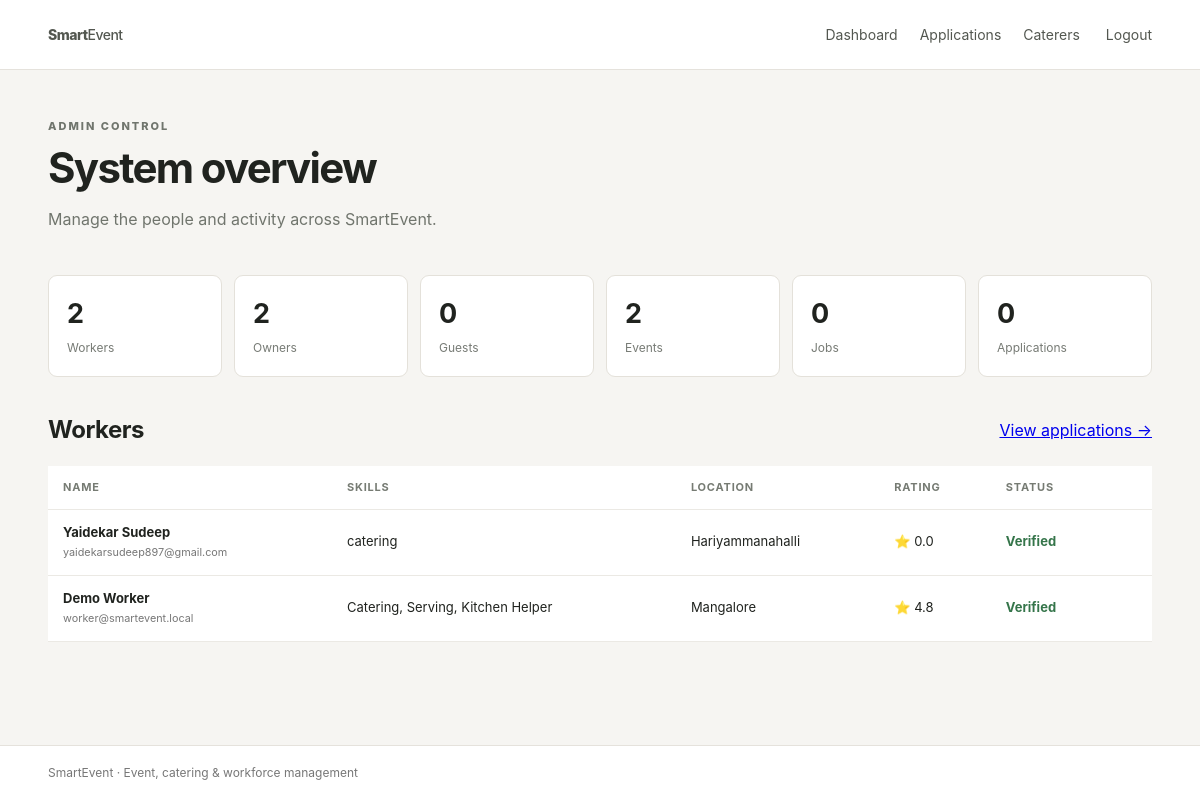
The app's page /dashboard (signed in) with its own data.
### tables this page shows
CREATE TABLE worker_profiles (
        id INTEGER PRIMARY KEY AUTOINCREMENT,
        user_id INTEGER UNIQUE, skills TEXT, experience TEXT,
        availability TEXT, expected_pay REAL DEFAULT 0, rating REAL DEFAULT 0,
        verified INTEGER DEFAULT 0, FOREIGN KEY(user_id) REFERENCES users(id)
    );

CREATE TABLE users (
        id INTEGER PRIMARY KEY AUTOINCREMENT,
        name TEXT NOT NULL, email TEXT UNIQUE NOT NULL,
        password TEXT NOT NULL, role TEXT NOT NULL,
        phone TEXT, location TEXT, created_at TEXT DEFAULT CURRENT_TIMESTAMP
    );

### app.py (the view, shortened to what this page needs)
@app.route("/dashboard")
@login_required
def dashboard():
    con = db()
    role = session["role"]
    if role == "owner":
        events = con.execute("SELECT * FROM events WHERE owner_id=? ORDER BY event_date", (session["user_id"],)).fetchall()
        con.close()
        return render_template("owner_dashboard.html", events=events)
    if role == "admin":
        stats = {
            "workers": con.execute("SELECT COUNT(*) FROM users WHERE role='worker'").fetchone()[0],
            "owners": con.execute("SELECT COUNT(*) FROM users WHERE role='owner'").fetchone()[0],
            "guests": con.execute("SELECT COUNT(*) FROM users WHERE role='guest'").fetchone()[0],
            "events": con.execute("SELECT COUNT(*) FROM events").fetchone()[0],
            "jobs": con.execute("SELECT COUNT(*) FROM jobs").fetchone()[0],
            "pending": con.execute("SELECT COUNT(*) FROM applications WHERE status='Applied'").fetchone()[0]
        }
        workers = con.execute("""SELECT u.*,w.skills,w.verified,w.rating,w.availability
                                FROM users u JOIN worker_profiles w ON w.user_id=u.id
                                WHERE u.role='worker' ORDER BY u.id DESC""").fetchall()
        con.close()
        return render_template("admin_dashboard.html", stats=stats, workers=workers)
    con.close()
    return render_template("guest_dashboard.html")

### app.py (called while the page is built)
def db():
    con = sqlite3.connect(DB_PATH)
    con.row_factory = sqlite3.Row
    return con

def login_required(f):
    @wraps(f)
    def wrapper(*args, **kwargs):
        if "user_id" not in session:
            flash("Please login first.", "warning")
            return redirect(url_for("login"))
        return f(*args, **kwargs)
    return wrapper

@app.context_processor
def inject_user():
    return {"current_user": session}

### templates/admin_dashboard.html (shortened to what this page needs)
{% extends "base.html" %}
{% block content %}
<div class="page-title"><div><p class="eyebrow">ADMIN CONTROL</p><h1>System overview</h1><p>Manage the people and activity across SmartEvent.</p></div></div>
<div class="stats six">{% for label,key in [('Workers','workers'),('Owners','owners'),('Guests','guests'),('Events','events'),('Jobs','jobs'),('Applications','pending')] %}<div><b>{{ stats[key] }}</b><span>{{ label }}</span></div>{% endfor %}</div>
<section><div class="section-head"><h2>Workers</h2><a href="{{ url_for('applications') }}">View applications →</a></div>
<div class="table-wrap"><table><tr><th>Name</th><th>Skills</th><th>Location</th><th>Rating</th><th>Status</th><th></th></tr>
{% for w in workers %}<tr><td><b>{{ w.name }}</b><br><small>{{ w.email }}</small></td><td>{{ w.skills }}</td><td>{{ w.location }}</td><td>⭐ {{ w.rating }}</td><td>{% if w.verified %}<span class="ok">Verified</span>{% else %}<span class="pending">Pending</span>{% endif %}</td><td></td></tr>{% endfor %}
</table></div></section>
{% endblock %}

### templates/base.html (shortened to what this page needs)
<!doctype html>
<html lang="en">
<head>
  <link rel="stylesheet" href="{{ url_for('static', filename='style.css') }}">
</head>
<body>
<header class="topbar">
  <div class="wrap nav">
    <a class="brand" href="{{ url_for('index') }}">Smart<span>Event</span></a>
    <nav>
      {% if session.get('user_id') %}
        <a href="{{ url_for('dashboard') }}">Dashboard</a>
        {% if session.get('role') == 'owner' %}
          <a href="{{ url_for('new_event') }}">New Event</a>
          <a href="{{ url_for('caterers') }}">Catering</a>
          <a href="{{ url_for('applications') }}">Workers</a>
        {% elif session.get('role') == 'worker' %}
          <a href="{{ url_for('worker_profile') }}">My Profile</a>
        {% elif session.get('role') == 'admin' %}
          <a href="{{ url_for('applications') }}">Applications</a>
          <a href="{{ url_for('caterers') }}">Caterers</a>
        {% endif %}
        <a class="logout" href="{{ url_for('logout') }}">Logout</a>
      {% else %}
        <a href="{{ url_for('login') }}">Login</a>
        <a class="btn small" href="{{ url_for('register') }}">Register</a>
      {% endif %}
    </nav>
  </div>
</header>
<main class="wrap main">
  {% block content %}{% endblock %}
</main>
<footer><div class="wrap">SmartEvent · Event, catering & workforce management</div></footer>
</body>
</html>

### static/style.css (style rules this page uses)
* { box-sizing:border-box }
body { margin:0;background:#f6f5f2;color:#20231f;font-family:Inter,ui-sans-serif,system-ui,-apple-system,BlinkMacSystemFont,"Segoe UI",sans-serif;line-height:1.5 }
.wrap { width:min(1120px,92%);margin:auto }
.topbar { height:70px;background:#fff;border-bottom:1px solid #e5e2dc;display:flex;align-items:center }
.nav { display:flex;align-items:center;justify-content:space-between }
.brand { font-size:22px;font-weight:800;color:#222;text-decoration:none;letter-spacing:-.5px }
.brand span { font-weight:500 }
.nav nav { display:flex;align-items:center;gap:22px }
.nav a { color:#535750;text-decoration:none;font-size:14px }
.logout { margin-left:4px }
.main { min-height:calc(100vh - 125px);padding:48px 0 70px }
.eyebrow { font-size:11px;letter-spacing:2px;font-weight:800;color:#72766f;margin:0 0 10px }
.section-head { display:flex;align-items:center;justify-content:space-between;margin:25px 0 18px }
.section-head h2 { margin:0;font-size:24px;letter-spacing:-.5px }
.auth-copy h1,.page-title h1 { font-size:42px;letter-spacing:-1.7px;line-height:1.1;margin:0 0 10px }
.auth-copy p:not(.eyebrow),.page-title p { color:#70756d }
.page-title { display:flex;justify-content:space-between;align-items:end;margin-bottom:28px }
.stats { display:grid;grid-template-columns:repeat(4,1fr);gap:12px;margin:20px 0 35px }
.stats.six { grid-template-columns:repeat(6,1fr) }
.stats>div { background:#fff;border:1px solid #e4e1da;border-radius:9px;padding:18px }
.stats b { font-size:27px;display:block }
.stats span { font-size:12px;color:#777b75 }
.ok { color:#35754a;font-weight:700 }
.table-wrap { overflow:auto }
.table-wrap table { width:100%;border-collapse:collapse;background:#fff }
.table-wrap th,.table-wrap td { padding:13px 15px;text-align:left;border-bottom:1px solid #ebe9e4;font-size:13px }
.table-wrap th { font-size:11px;text-transform:uppercase;letter-spacing:.8px;color:#767b73 }
footer { height:55px;background:#fff;border-top:1px solid #e5e2dc;display:flex;align-items:center;color:#777;font-size:12px }
small { color:#777 }

### records on screen
worker_profiles: name "Yaidekar Sudeep", email "yaidekarsudeep897@gmail.com", skills "catering", location "Hariyammanahalli", rating "0.0", verified "Verified"
worker_profiles: name "Demo Worker", email "worker@smartevent.local", skills "Catering, Serving, Kitchen Helper", location "Mangalore", rating "4.8", verified "Verified"

### other values on screen
{{ stats[key] }} "2" "2" "0" "2" "0" "0"
{{ label }} "Workers" "Owners" "Guests" "Events" "Jobs" "Applications"
